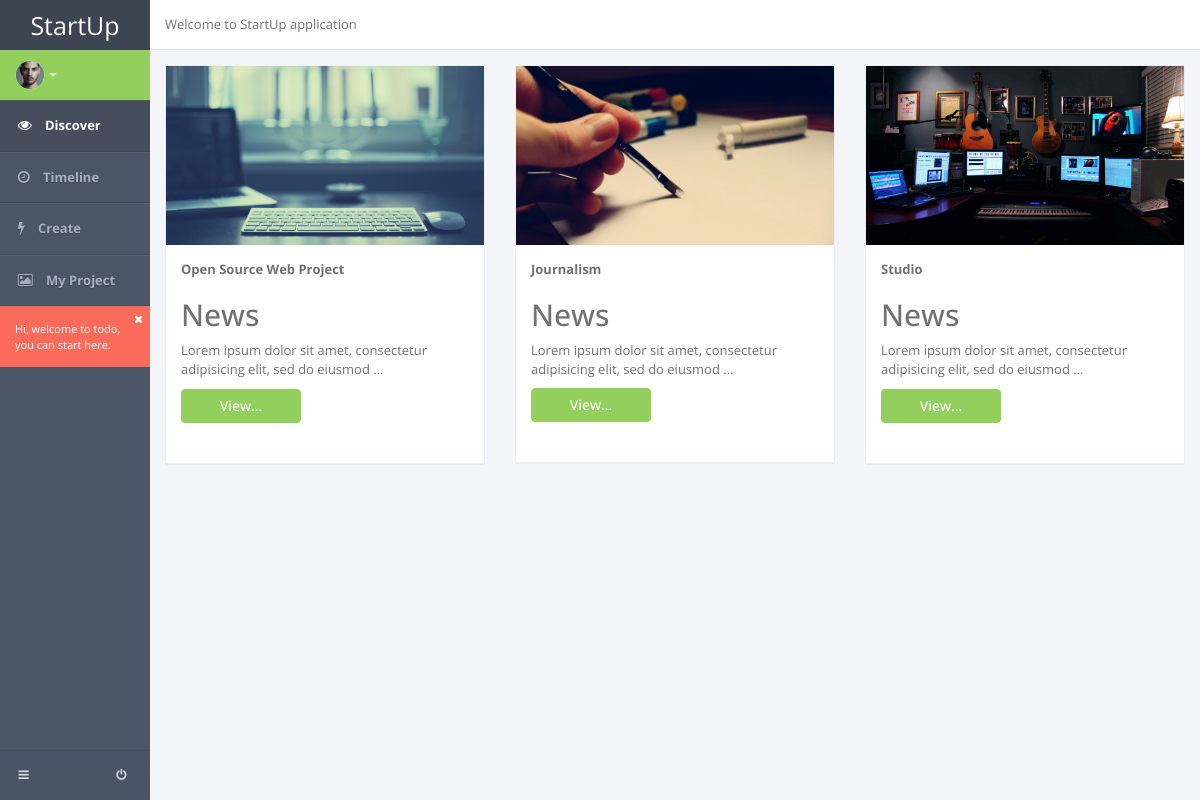
Page /my-project.php (signed in) on the committed database.
### tables this page shows
CREATE TABLE `project` (
  `id` int(11) NOT NULL AUTO_INCREMENT,
  `user_id` varchar(255) NOT NULL,
  `proj_name` varchar(255) NOT NULL,
  `proj_desc` text NOT NULL,
  `proj_photo` varchar(255) NOT NULL,
  `proj_url` varchar(255) NOT NULL,
  `reward_on` tinyint(1) NOT NULL,
  `publish_yet` tinyint(1) NOT NULL,
  `pledged_amount` int(11) NOT NULL,
  `funded` int(11) NOT NULL,
  `duration_date` int(11) NOT NULL,
  `create_at` datetime NOT NULL,
  `update_at` datetime NOT NULL,
  `category` varchar(255) NOT NULL,
  `likes` int(11) NOT NULL,
  PRIMARY KEY (`id`)
);

### my-project.php (the view, shortened to what this page needs)
<?php
$user_id = $_SESSION['user_id'];
$sql = "SELECT * FROM project WHERE user_id='$user_id'";
$result = mysql_query($sql);
?>
<!DOCTYPE html>
<html lang="en">
<head>
	<link rel="stylesheet" href="css/app.v1.css">
	<link rel="stylesheet" href="css/font.css" cache="false">
</head>
<body>
	<section class="hbox stretch">
		<aside class="bg-dark aside-sm" id="nav">
			<section class="vbox">
				<header class="dker nav-bar">
					<a href="#" class="nav-brand" data-toggle="fullscreen">StartUp</a>
				</header>
				<footer class="footer bg-gradient hidden-xs">
					<a href="modal.lockme.html" data-toggle="ajaxModal" class="btn btn-sm btn-link m-r-n-xs pull-right">
						<i class="icon-off"></i>
					</a>
					<a href="#nav" data-toggle="class:nav-vertical" class="btn btn-sm btn-link m-l-n-sm">
						<i class="icon-reorder"></i>
					</a>
				</footer>
				<section>
					<div class="bg-success nav-user hidden-xs pos-rlt">
						<div class="nav-avatar pos-rlt">
							<a href="#" class="thumb-sm avatar animated rollIn" data-toggle="dropdown">
								<img src="images/avatar.jpg" alt="" class="">
								<span class="caret caret-white"></span>
							</a>
						</div>
						<div class="nav-msg">
						</div>
					</div>
					<nav class="nav-primary hidden-xs">
						<ul class="nav">
							<li class="active"> <a href="index.php"> <i class="icon-eye-open"></i> <span>Discover</span> </a> </li>
							<li> <a href="timeline.php"> <i class="icon-time"></i> <span>Timeline</span> </a> </li>
							<li> <a href="create-project.php"> <i class="icon-bolt"></i> <span>Create</span> </a> </li>
							<li> <a href="my-project.php"> <i class="icon-picture"></i> <span>My Project</span> </a> </li>
						</ul>
					</nav>
					<div class="bg-danger wrapper hidden-vertical animated rollIn text-sm">
						<a href="#" data-dismiss="alert" class="pull-right m-r-n-sm m-t-n-sm"><i class="icon-close icon-remove "></i></a> Hi, welcome to todo, you can start here.
					</div>
				</section>
			</section>
		</aside>
		<section id="content">
			<section class="vbox">
				<header class="header bg-white b-b"> <p>Welcome to StartUp application</p> </header>
				<section class="scrollable wrapper">
					<div class="row">
						<div class="col-lg-12">
							<div class="row">
								<?php while($row = mysql_fetch_array($result)) { ?>
									<div class="col-lg-4">
										<section class="panel">
											<img src="upload/<?php echo $row['proj_photo']; ?>" width="100%" alt="work">
											<div class="panel-body">
												<strong><?php echo $row['proj_name']; ?></strong>
												<br>
												<p><?php echo substr($row['proj_desc'], 0, 150); ?>...</p>
											 </div>
											 <a href="singleproject.php?id=<?php echo $row['id']; ?>" class="btn btn-s-md btn-success">View...</a>
										</section>
									</div>
									<?php } ?>
							</div>
						</div>
					</div>
				</section>
			</section>
		</section>
	</section>
</body>
</html>

### my-project.php (style rules this page uses)
.panel { text-align: center; padding-bottom: 25px; }
.panel-body { text-align: left }

### rows in the picture
project: proj_photo (picture), proj_name "Open Source Web Project", proj_desc "News Lorem ipsum dolor sit amet, consectetur adipisicing elit, sed do eiusmod"
project: proj_photo (picture), proj_name "Journalism", proj_desc "News Lorem ipsum dolor sit amet, consectetur adipisicing elit, sed do eiusmod"
project: proj_photo (picture), proj_name "Studio", proj_desc "News Lorem ipsum dolor sit amet, consectetur adipisicing elit, sed do eiusmod"
